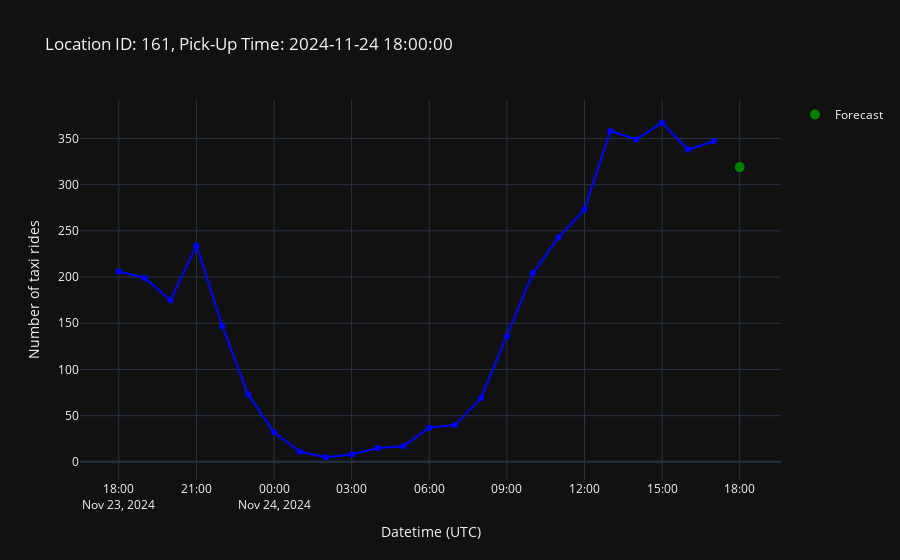
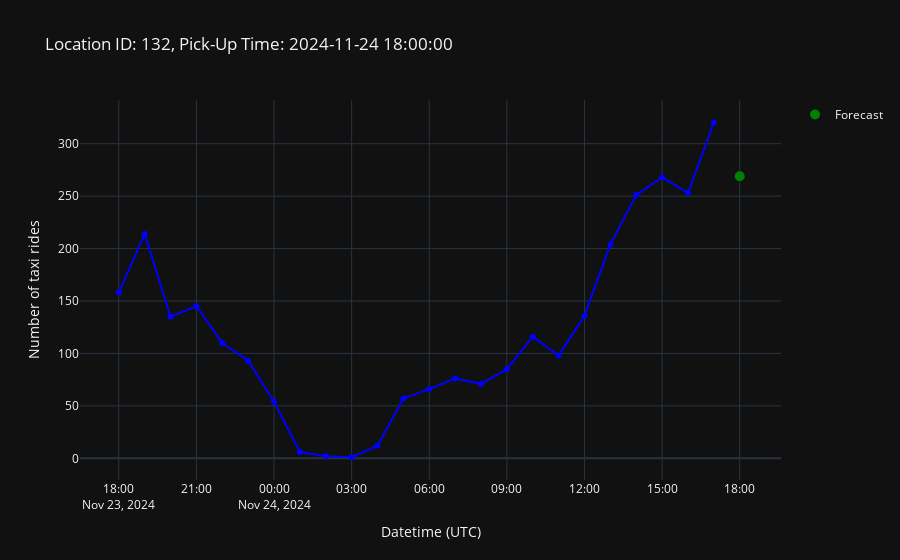
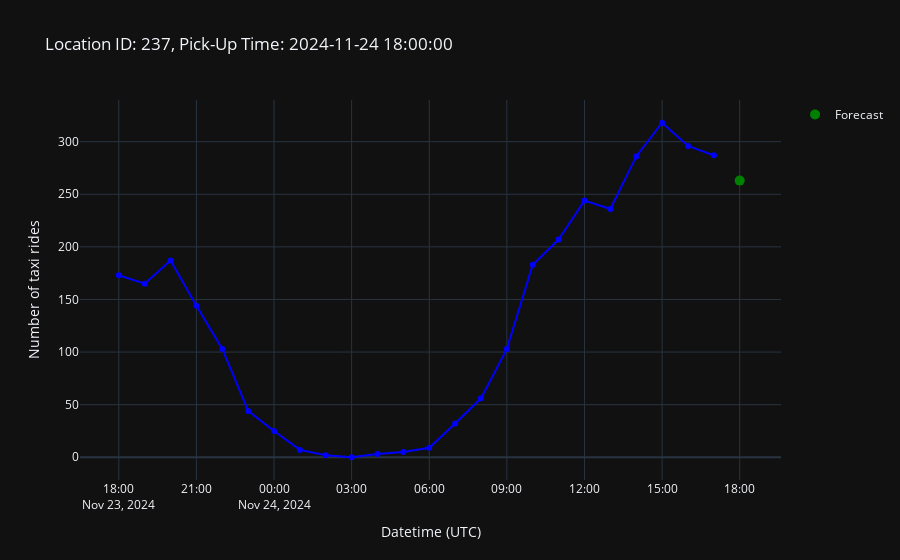
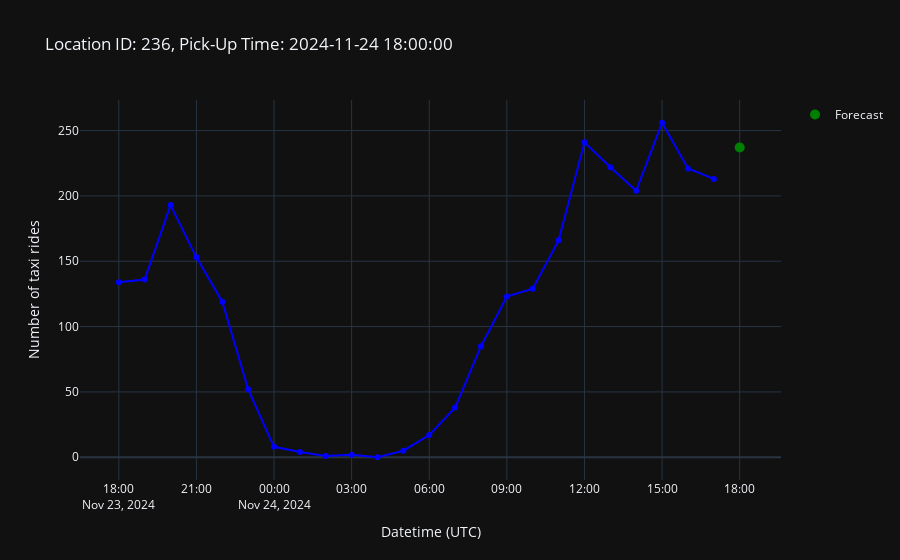

The notebook cell these images were saved under, in order:
### Code cell
# line plots of the 10 busiest locations, based on forecasted taxi demand
_ = [plot_record(df, location_id).show() for location_id in df["location_id"]]

### Figure 1 — Plotly figure (JSON) as saved in the notebook; plotly's stock layout.template omitted (floating-point values rounded to 4 significant figures)
{"data": [{"hovertemplate": "Datetime (UTC)=%{x}<br>Number of taxi rides=%{y}<extra></extra>", "legendgroup": "", "line": {"color": "blue", "dash": "solid"}, "marker": {"symbol": "circle"}, "mode": "markers+lines", "name": "", "orientation": "v", "showlegend": false, "type": "scatter", "x": ["2024-11-23T18:00:00", "2024-11-23T19:00:00", "2024-11-23T20:00:00", "2024-11-23T21:00:00", "2024-11-23T22:00:00", "2024-11-23T23:00:00", "2024-11-24T00:00:00", "2024-11-24T01:00:00", "2024-11-24T02:00:00", "2024-11-24T03:00:00", "2024-11-24T04:00:00", "2024-11-24T05:00:00", "2024-11-24T06:00:00", "2024-11-24T07:00:00", "2024-11-24T08:00:00", "2024-11-24T09:00:00", "2024-11-24T10:00:00", "2024-11-24T11:00:00", "2024-11-24T12:00:00", "2024-11-24T13:00:00", "2024-11-24T14:00:00", "2024-11-24T15:00:00", "2024-11-24T16:00:00", "2024-11-24T17:00:00"], "xaxis": "x", "y": [206, 199, 175, 234, 147, 73, 32, 11, 5, 8, 15, 17, 37, 40, 69, 136, 204, 243, 273, 358, 349, 367, 338, 347], "yaxis": "y"}, {"line": {"color": "green"}, "marker": {"size": 10}, "mode": "markers", "name": "Forecast", "type": "scatter", "x": ["2024-11-24T18:00:00"], "y": [319]}], "layout": {"legend": {"tracegroupgap": 0}, "title": {"text": "Location ID: 161, Pick-Up Time: 2024-11-24 18:00:00"}, "xaxis": {"anchor": "y", "domain": [0, 1], "title": {"text": "Datetime (UTC)"}}, "yaxis": {"anchor": "x", "domain": [0, 1], "title": {"text": "Number of taxi rides"}}}}

### Figure 2 — Plotly figure (JSON) as saved in the notebook; plotly's stock layout.template omitted (floating-point values rounded to 4 significant figures)
{"data": [{"hovertemplate": "Datetime (UTC)=%{x}<br>Number of taxi rides=%{y}<extra></extra>", "legendgroup": "", "line": {"color": "blue", "dash": "solid"}, "marker": {"symbol": "circle"}, "mode": "markers+lines", "name": "", "orientation": "v", "showlegend": false, "type": "scatter", "x": ["2024-11-23T18:00:00", "2024-11-23T19:00:00", "2024-11-23T20:00:00", "2024-11-23T21:00:00", "2024-11-23T22:00:00", "2024-11-23T23:00:00", "2024-11-24T00:00:00", "2024-11-24T01:00:00", "2024-11-24T02:00:00", "2024-11-24T03:00:00", "2024-11-24T04:00:00", "2024-11-24T05:00:00", "2024-11-24T06:00:00", "2024-11-24T07:00:00", "2024-11-24T08:00:00", "2024-11-24T09:00:00", "2024-11-24T10:00:00", "2024-11-24T11:00:00", "2024-11-24T12:00:00", "2024-11-24T13:00:00", "2024-11-24T14:00:00", "2024-11-24T15:00:00", "2024-11-24T16:00:00", "2024-11-24T17:00:00"], "xaxis": "x", "y": [158, 214, 135, 145, 110, 93, 54, 6, 2, 1, 12, 57, 66, 76, 71, 85, 116, 98, 136, 204, 251, 268, 253, 320], "yaxis": "y"}, {"line": {"color": "green"}, "marker": {"size": 10}, "mode": "markers", "name": "Forecast", "type": "scatter", "x": ["2024-11-24T18:00:00"], "y": [269]}], "layout": {"legend": {"tracegroupgap": 0}, "title": {"text": "Location ID: 132, Pick-Up Time: 2024-11-24 18:00:00"}, "xaxis": {"anchor": "y", "domain": [0, 1], "title": {"text": "Datetime (UTC)"}}, "yaxis": {"anchor": "x", "domain": [0, 1], "title": {"text": "Number of taxi rides"}}}}

### Figure 3 — Plotly figure (JSON) as saved in the notebook; plotly's stock layout.template omitted (floating-point values rounded to 4 significant figures)
{"data": [{"hovertemplate": "Datetime (UTC)=%{x}<br>Number of taxi rides=%{y}<extra></extra>", "legendgroup": "", "line": {"color": "blue", "dash": "solid"}, "marker": {"symbol": "circle"}, "mode": "markers+lines", "name": "", "orientation": "v", "showlegend": false, "type": "scatter", "x": ["2024-11-23T18:00:00", "2024-11-23T19:00:00", "2024-11-23T20:00:00", "2024-11-23T21:00:00", "2024-11-23T22:00:00", "2024-11-23T23:00:00", "2024-11-24T00:00:00", "2024-11-24T01:00:00", "2024-11-24T02:00:00", "2024-11-24T03:00:00", "2024-11-24T04:00:00", "2024-11-24T05:00:00", "2024-11-24T06:00:00", "2024-11-24T07:00:00", "2024-11-24T08:00:00", "2024-11-24T09:00:00", "2024-11-24T10:00:00", "2024-11-24T11:00:00", "2024-11-24T12:00:00", "2024-11-24T13:00:00", "2024-11-24T14:00:00", "2024-11-24T15:00:00", "2024-11-24T16:00:00", "2024-11-24T17:00:00"], "xaxis": "x", "y": [173, 165, 187, 144, 103, 44, 25, 7, 2, 0, 3, 5, 9, 32, 56, 103, 183, 207, 244, 236, 286, 318, 296, 287], "yaxis": "y"}, {"line": {"color": "green"}, "marker": {"size": 10}, "mode": "markers", "name": "Forecast", "type": "scatter", "x": ["2024-11-24T18:00:00"], "y": [263]}], "layout": {"legend": {"tracegroupgap": 0}, "title": {"text": "Location ID: 237, Pick-Up Time: 2024-11-24 18:00:00"}, "xaxis": {"anchor": "y", "domain": [0, 1], "title": {"text": "Datetime (UTC)"}}, "yaxis": {"anchor": "x", "domain": [0, 1], "title": {"text": "Number of taxi rides"}}}}

### Figure 4 — Plotly figure (JSON) as saved in the notebook; plotly's stock layout.template omitted (floating-point values rounded to 4 significant figures)
{"data": [{"hovertemplate": "Datetime (UTC)=%{x}<br>Number of taxi rides=%{y}<extra></extra>", "legendgroup": "", "line": {"color": "blue", "dash": "solid"}, "marker": {"symbol": "circle"}, "mode": "markers+lines", "name": "", "orientation": "v", "showlegend": false, "type": "scatter", "x": ["2024-11-23T18:00:00", "2024-11-23T19:00:00", "2024-11-23T20:00:00", "2024-11-23T21:00:00", "2024-11-23T22:00:00", "2024-11-23T23:00:00", "2024-11-24T00:00:00", "2024-11-24T01:00:00", "2024-11-24T02:00:00", "2024-11-24T03:00:00", "2024-11-24T04:00:00", "2024-11-24T05:00:00", "2024-11-24T06:00:00", "2024-11-24T07:00:00", "2024-11-24T08:00:00", "2024-11-24T09:00:00", "2024-11-24T10:00:00", "2024-11-24T11:00:00", "2024-11-24T12:00:00", "2024-11-24T13:00:00", "2024-11-24T14:00:00", "2024-11-24T15:00:00", "2024-11-24T16:00:00", "2024-11-24T17:00:00"], "xaxis": "x", "y": [134, 136, 193, 153, 119, 52, 8, 4, 1, 2, 0, 5, 17, 38, 85, 123, 129, 166, 241, 222, 204, 256, 221, 213], "yaxis": "y"}, {"line": {"color": "green"}, "marker": {"size": 10}, "mode": "markers", "name": "Forecast", "type": "scatter", "x": ["2024-11-24T18:00:00"], "y": [237]}], "layout": {"legend": {"tracegroupgap": 0}, "title": {"text": "Location ID: 236, Pick-Up Time: 2024-11-24 18:00:00"}, "xaxis": {"anchor": "y", "domain": [0, 1], "title": {"text": "Datetime (UTC)"}}, "yaxis": {"anchor": "x", "domain": [0, 1], "title": {"text": "Number of taxi rides"}}}}
